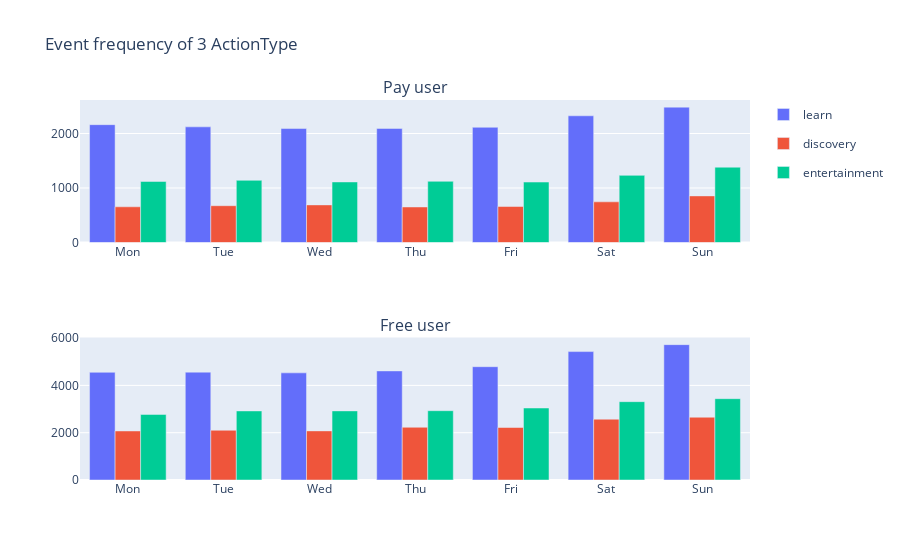

Notebook source saved alongside this figure:
### Code cell
fig = make_subplots(
    rows=2, cols=1,
    subplot_titles=['Pay user', 'Free user'], shared_yaxes=True
    )
list_of_action = df['ActionType'].unique()
flag = 0
df_show = [pay_user, free_user]
for i, df_ in enumerate(df_show):
    for j, action in enumerate(list_of_action):
        fig.add_trace(
            go.Bar(
            x=day_of_week,
            y=[df_[(df_['Event_dayofweek'] ==day) & (df_['ActionType']==action)]['EventDate'].count()
                for day in day_of_week], 
            name=action,
            marker_color= chart_color[j if j < len(chart_color) else (j - round(j/len(chart_color)) * len(chart_color))],
            legendgroup=action,
            showlegend=False if flag >0 else True),
            row=i+1, col=1
        )
    flag += 1
fig.update_layout(title='Event frequency of 3 ActionType')
fig.show()

### Figure 1 — Plotly figure (JSON) as saved in the notebook; plotly's stock layout.template omitted (floating-point values rounded to 4 significant figures)
{"data": [{"legendgroup": "learn", "marker": {"color": "#636EFA"}, "name": "learn", "showlegend": true, "type": "bar", "x": ["Mon", "Tue", "Wed", "Thu", "Fri", "Sat", "Sun"], "xaxis": "x", "y": [2162, 2122, 2091, 2093, 2114, 2325, 2484], "yaxis": "y"}, {"legendgroup": "discovery", "marker": {"color": "#EF553B"}, "name": "discovery", "showlegend": true, "type": "bar", "x": ["Mon", "Tue", "Wed", "Thu", "Fri", "Sat", "Sun"], "xaxis": "x", "y": [655, 675, 690, 652, 660, 746, 855], "yaxis": "y"}, {"legendgroup": "entertainment", "marker": {"color": "#00CC96"}, "name": "entertainment", "showlegend": true, "type": "bar", "x": ["Mon", "Tue", "Wed", "Thu", "Fri", "Sat", "Sun"], "xaxis": "x", "y": [1120, 1141, 1111, 1123, 1109, 1232, 1382], "yaxis": "y"}, {"legendgroup": "learn", "marker": {"color": "#636EFA"}, "name": "learn", "showlegend": false, "type": "bar", "x": ["Mon", "Tue", "Wed", "Thu", "Fri", "Sat", "Sun"], "xaxis": "x2", "y": [4553, 4560, 4529, 4612, 4790, 5429, 5723], "yaxis": "y2"}, {"legendgroup": "discovery", "marker": {"color": "#EF553B"}, "name": "discovery", "showlegend": false, "type": "bar", "x": ["Mon", "Tue", "Wed", "Thu", "Fri", "Sat", "Sun"], "xaxis": "x2", "y": [2073, 2102, 2076, 2229, 2219, 2571, 2654], "yaxis": "y2"}, {"legendgroup": "entertainment", "marker": {"color": "#00CC96"}, "name": "entertainment", "showlegend": false, "type": "bar", "x": ["Mon", "Tue", "Wed", "Thu", "Fri", "Sat", "Sun"], "xaxis": "x2", "y": [2772, 2920, 2922, 2930, 3044, 3312, 3438], "yaxis": "y2"}], "layout": {"annotations": [{"font": {"size": 16}, "showarrow": false, "text": "Pay user", "x": 0.5, "xanchor": "center", "xref": "paper", "y": 1, "yanchor": "bottom", "yref": "paper"}, {"font": {"size": 16}, "showarrow": false, "text": "Free user", "x": 0.5, "xanchor": "center", "xref": "paper", "y": 0.375, "yanchor": "bottom", "yref": "paper"}], "title": {"text": "Event frequency of 3 ActionType"}, "xaxis": {"anchor": "y", "domain": [0, 1]}, "xaxis2": {"anchor": "y2", "domain": [0, 1]}, "yaxis": {"anchor": "x", "domain": [0.625, 1]}, "yaxis2": {"anchor": "x2", "domain": [0, 0.375]}}}
